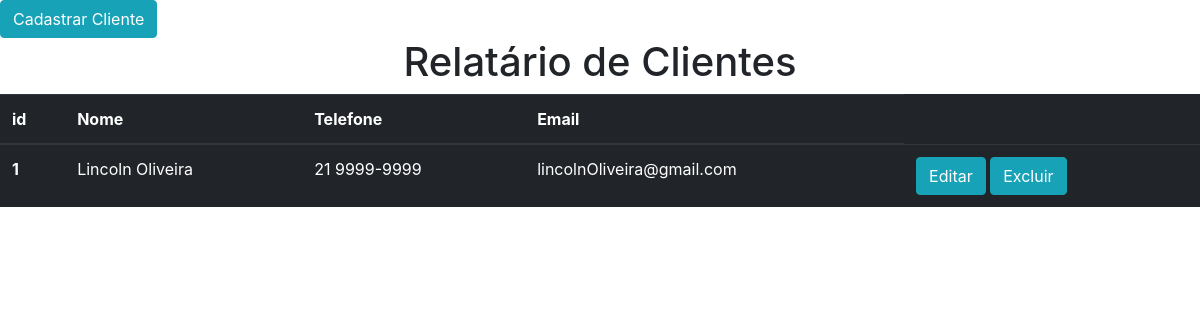
The page /cliente/ on the database its author committed.
### cliente/models.py (models this page shows, shortened)
class Cliente(models.Model):
    nome = models.CharField(max_length=60)
    telefone = models.CharField(max_length=15)
    email = models.CharField(max_length=60)
    senha = models.CharField(max_length=100)

### cliente/views.py (the view)
# urls.py: path('', fcliente),
def fcliente(request):
    clientes = Cliente.objects.all()
    return render(request, "rel_cliente.html", {"clientes": clientes})

### cliente/templates/rel_cliente.html (shortened to what this page needs)
<!DOCTYPE html>
<html lang="pt-br">
  <head>
    <link rel="stylesheet" href="https://stackpath.bootstrapcdn.com/bootstrap/4.1.3/css/bootstrap.min.css">
  </head>
  <body>
  <a href="{% url 'fcadcliente' %}"><button type="button" class="btn btn-info"> Cadastrar Cliente</button></a>
    <h1 class="text-center">Relatário de Clientes</h1>
    <table class="table table-dark">
  <thead>
    <tr>
      <th scope="col">id</th>
      <th scope="col">Nome</th>
      <th scope="col">Telefone</th>
      <th scope="col">Email</th>
    </tr>
  </thead>
  <tbody>
  {% for cliente in clientes%}
    <tr>
      <th>{{cliente.id}}</th>
      <td>{{cliente.nome}}</td>
      <td>{{cliente.telefone}}</td>
      <td>{{cliente.email}}</td>
      <td>
        <a href="{% url 'exibir_cliente' cliente.id %}"><button type="button" class="btn btn-info">Editar</button></a>
        <a href="{% url 'excluir_cliente' cliente.id %}"><button type="button" class="btn btn-info">Excluir</button></a>
      </td>
    </tr>
  {% endfor %}
  </tbody>
</table>
  </body>
</html>

### rows shown on the page
Cliente: id "1", nome "Lincoln Oliveira", telefone "21 9999-9999", email "lincolnOliveira@gmail.com"
